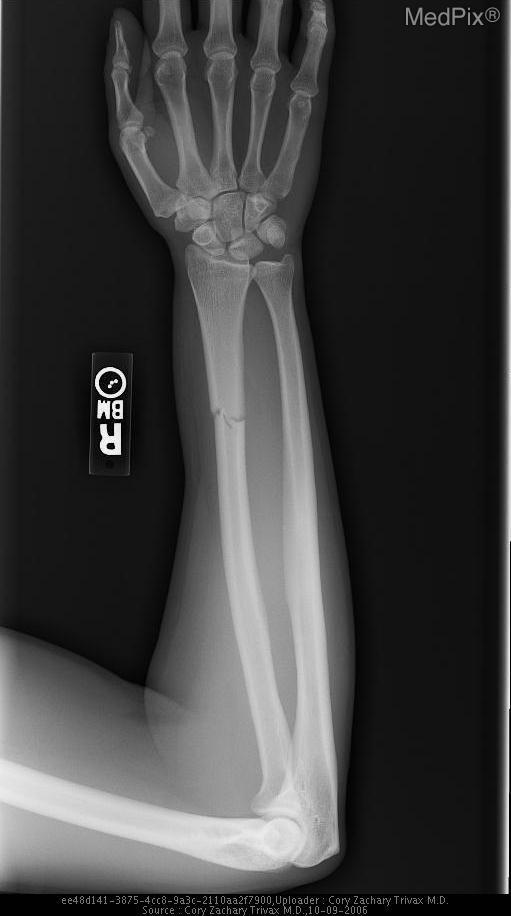
#> input picture train/images/121_jpg.rf.2fcf21ced2d1bed91136e09ecdbf8331.jpg, 511 x 916 px, given in place of 101_jpg.rf.01df1023e27cc86113edc3d17e5d9849.jpg, which was not available
$ jupyter execute --allow-errors ObjectDetectionuUsingYoloV5.ipynb   (shell and % lines are left out)   (text cells are left out)
#> lines starting #> are read from the running program, lines starting #| are printed output that depends on the picture; pictures that were not available may be replaced by others from this repository, and a replacement may not be noted
[cell 1]
from google.colab import drive
drive.mount('/content/drive', force_remount=True)

[cell 2]
WD = '/content/drive/MyDrive/Datasets/ObjectDetection/bone fracture.v2-release.yolov5pytorch'
%cd $WD

[cell 3]
#Cloning the YoloV5 repo and installing the Dependencies
%cd yolov5/

[cell 4]
%cd ../

[cell 5]
import os
import cv2
import numpy as np
import pandas as pd
import matplotlib.pyplot as plt
from PIL import Image

[cell 6]
#Visualizing the Images we will be working with
fig, ax = plt.subplots(1,4, figsize=(20,10))
image = cv2.imread(WD+'/train/images/101_jpg.rf.01df1023e27cc86113edc3d17e5d9849.jpg')
#> image is the input picture: shape (916, 511, 3); min 0, max 255, mean 62.9
ax[0].imshow(image)

image = cv2.imread(WD+'/train/images/10_jpg.rf.108e4ee854653611ee979134f5971e30.jpg')
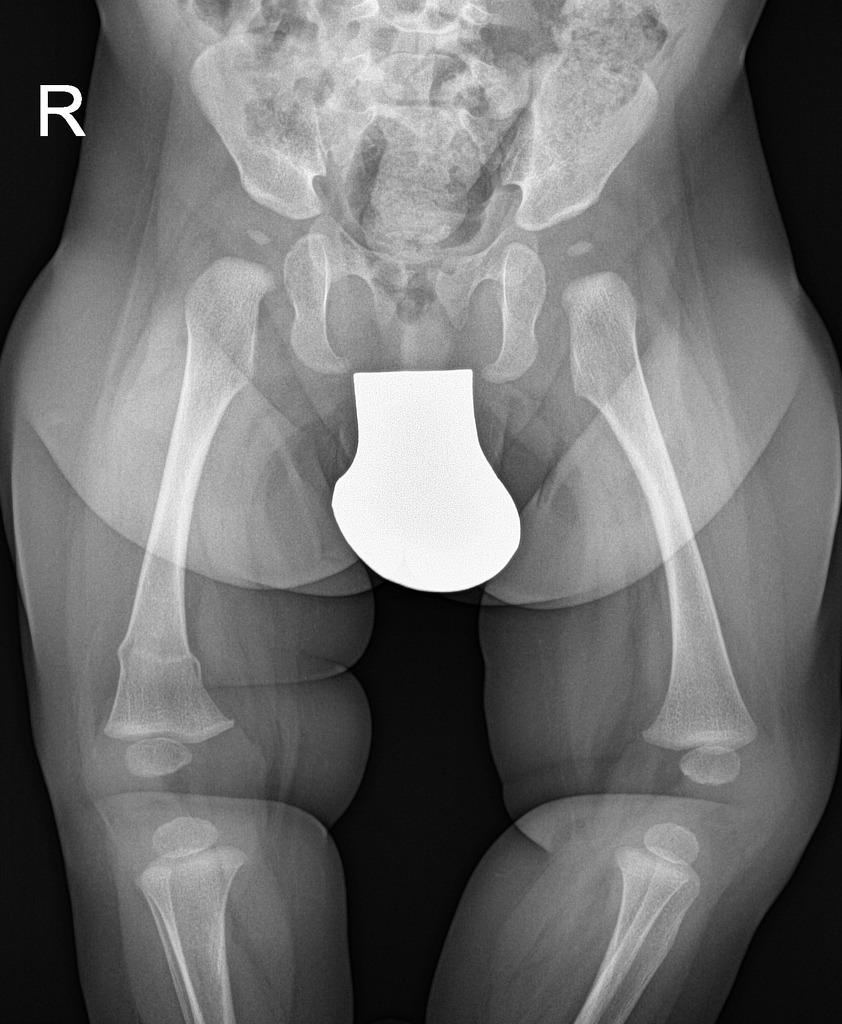
#> input picture train/images/123_jpg.rf.f09f8341c6f82281f7f5cfca4d69bfaf.jpg, 842 x 1024 px, given in place of 10_jpg.rf.108e4ee854653611ee979134f5971e30.jpg, which was not available
#> image is the input picture: shape (1024, 842, 3); min 0, max 255, mean 111.5
ax[1].imshow(image)

image = cv2.imread(WD+'/train/images/120_jpg.rf.8cbaff1cd4e6881deb2af1de123964ad.jpg')
ax[2].imshow(image)

image = cv2.imread(WD+'/train/images/126_jpg.rf.724729c5c480e822f03f59d0226a8311.jpg')
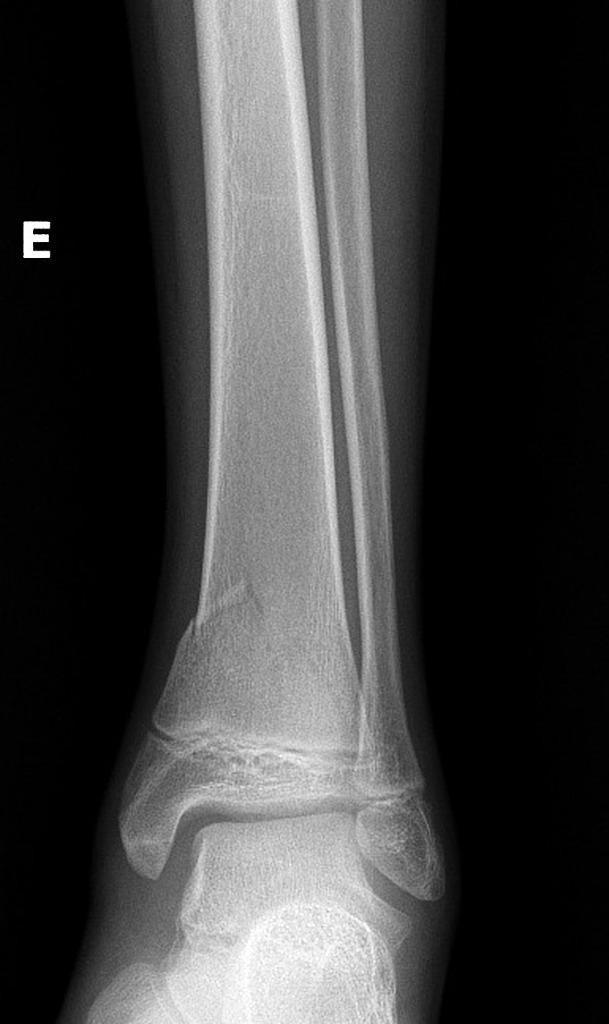
#> input picture train/images/126_jpg.rf.724729c5c480e822f03f59d0226a8311.jpg, 609 x 1024 px, found by its file name
#> image is the input picture: shape (1024, 609, 3); min 0, max 255, mean 62.4
ax[3].imshow(image)
fig.show()
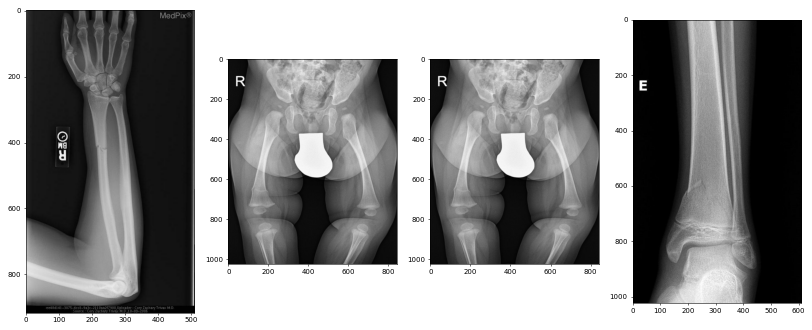
#> figure drawn by matplotlib, 4 panels
